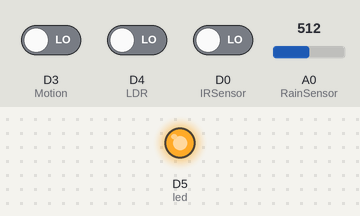
The sketch below on a simulated ESP8266 (NodeMCU). Shown: output pins drawn as LEDs (lit = HIGH). Inputs (shaded band) come from the test bench; at power-on: D3 (Motion) LOW, D4 (LDR) LOW, D0 (IRSensor) LOW, A0 (RainSensor) = 512. What the sketch prints to the serial monitor is not drawn.

Above: at 0.1 s.
Timing chart, 0 to 1.6 s (numbered marks = the images above):
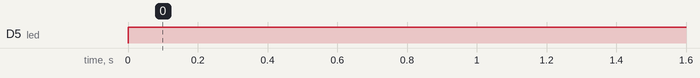

Measured:
- by itself, D5 (led): LOW → HIGH at 0.00 s

The sketch:

project2.ino
```cpp
#include <SoftwareSerial.h>
const int IRSensor = D0;
const int RainSensor = A0;
const int Motion = D3;
const int LDR = D4;
const int led = D5;

int value1, value2, value3, value4, value5;
float ans;

void setup() {
  Serial.begin(9600);
  pinMode(IRSensor, INPUT);
  pinMode(Motion, INPUT);
  pinMode(LDR, INPUT);
  pinMode(RainSensor, INPUT);
  pinMode(led, OUTPUT);
  digitalWrite(led, LOW);
}

void loop() {

  value1 = digitalRead(IRSensor);

  if (value1 == HIGH) {
    digitalWrite(led, LOW);
    Serial.println("DOOR OPEN, PLEASE CLOSE IT !!");
  } else {
    digitalWrite(led, HIGH);
    Serial.println("DOOR CLOSED !!");
  }
  delay(10000);

  value2 = digitalRead(Motion);
  value3 = digitalRead(LDR);

  if (value2 == HIGH) {
    Serial.println("MOTION DETECTED ");
    if (value3 == HIGH) {
      digitalWrite(led, LOW);
      Serial.println("NO NEED OF LIGHT ");
    } else {
      digitalWrite(led, HIGH);
      Serial.println("LIGHTS ON!!");
    }
    delay(10000);
  } else {
    Serial.println("MOTION NOT DETECTED");
  }
  delay(10000);

  value4 = analogRead(RainSensor);
  if(value4 > 200){
    Serial.println("RAIN ADEQUATE !");
  }
  else{
    Serial.println("RAIN REQUIRED !");
  }
  delay(10000);
}
```
